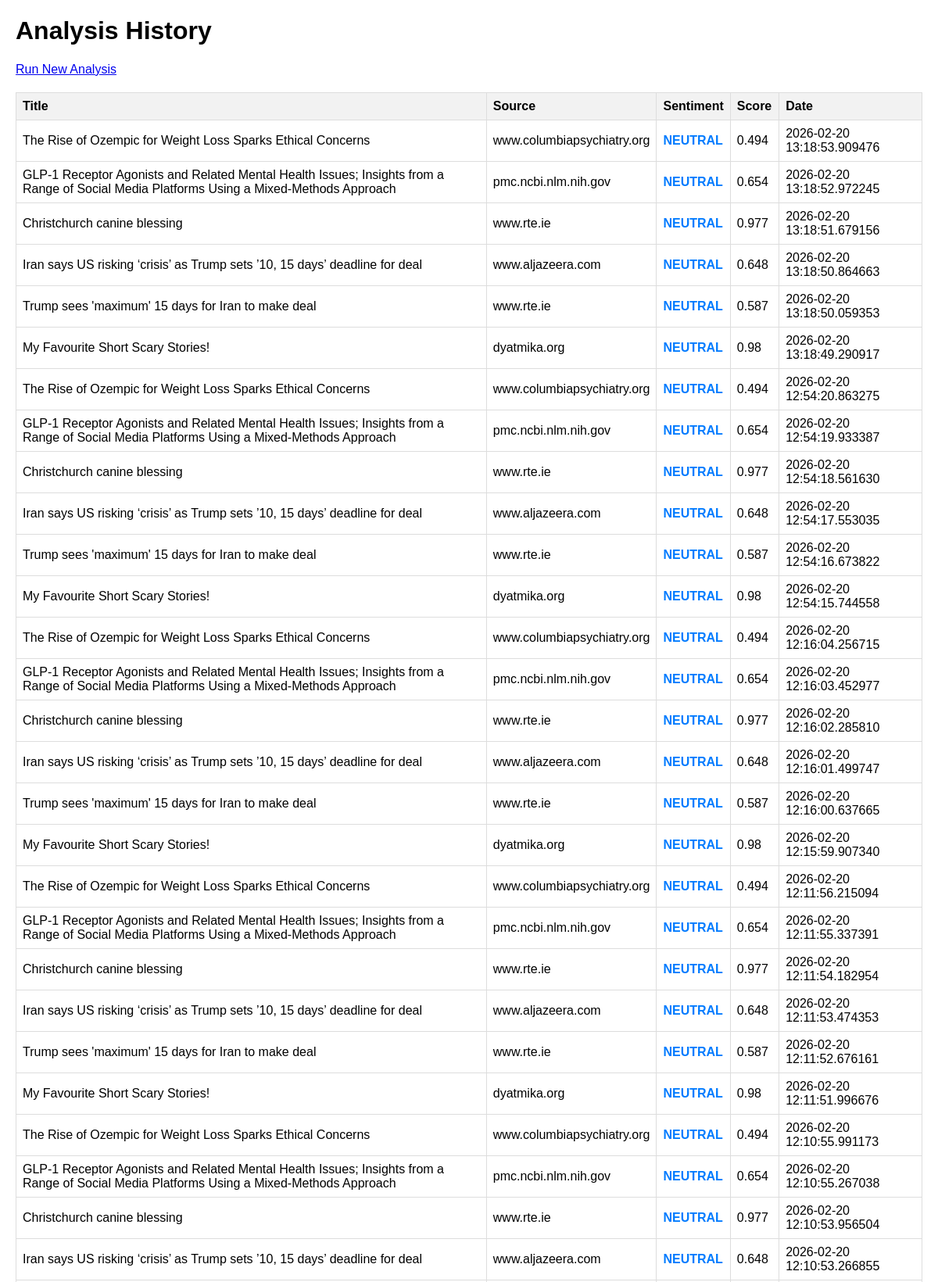
The app's page /history (upper part) with its own data.
### news_demo.py (models this page shows)
class AnalysisResult(db.Model):
    id = db.Column(db.Integer, primary_key=True)
    article_id = db.Column(db.Integer, db.ForeignKey("article.id"), nullable=False)
    sentiment_label = db.Column(db.String(20))
    sentiment_score = db.Column(db.Float)
    created_at = db.Column(db.DateTime, default=datetime.utcnow)
    article = db.relationship("Article", backref=db.backref("analyses", lazy=True))

class Article(db.Model):
    id = db.Column(db.Integer, primary_key=True)
    url = db.Column(db.String(500), unique=True, nullable=False)
    title = db.Column(db.String(300))
    source = db.Column(db.String(200))
    text = db.Column(db.Text)
    created_at = db.Column(db.DateTime, default=datetime.utcnow)

### news_demo.py (the view)
@app.route("/history")
def history():
    results = AnalysisResult.query.order_by(
        AnalysisResult.created_at.desc()
    ).all()
    return render_template("history.html", results=results)

### templates/history.html (shortened to what this page needs)
<!DOCTYPE html>
<html lang="en">
<head>
</head>
<body>
    <h1>Analysis History</h1>
    <p><a href="/">Run New Analysis</a></p>
    <table>
        <thead>
            <tr>
                <th>Title</th>
                <th>Source</th>
                <th>Sentiment</th>
                <th>Score</th>
                <th>Date</th>
            </tr>
        </thead>
        <tbody>
        {% for item in results %}
            <tr>
                <td>{{ item.article.title }}</td>
                <td>{{ item.article.source }}</td>
                <td class="{{ item.sentiment_label }}">{{ item.sentiment_label }}</td>
                <td>{{ item.sentiment_score|round(3) }}</td>
                <td>{{ item.created_at }}</td>
            </tr>
        {% endfor %}
        </tbody>
    </table>
</body>
</html>

### templates/history.html (style rules this page uses)
body { font-family: Arial, sans-serif; margin: 20px; }
table { width: 100%; border-collapse: collapse; margin-top: 20px; }
th, td { border: 1px solid #ddd; padding: 8px; text-align: left; }
th { background-color: #f2f2f2; }
.neutral { color: #007bff; font-weight: bold; text-transform: uppercase; }

### records on screen
AnalysisResult: article "The Rise of Ozempic for Weight Loss Sparks Ethical Concerns", article.source "www.columbiapsychiatry.org", sentiment_label "NEUTRAL", sentiment_score "0.494", created_at "2026-02-20 13:18:53.909476"
AnalysisResult: article "GLP-1 Receptor Agonists and Related Mental Health Issues; Insights from a Range of Social Media Platforms Using a Mixed-Methods Approach", article.source "pmc.ncbi.nlm.nih.gov", sentiment_label "NEUTRAL", sentiment_score "0.654", created_at "2026-02-20 13:18:52.972245"
AnalysisResult: article "Christchurch canine blessing", article.source "www.rte.ie", sentiment_label "NEUTRAL", sentiment_score "0.977", created_at "2026-02-20 13:18:51.679156"
AnalysisResult: article "Iran says US risking ‘crisis’ as Trump sets ’10, 15 days’ deadline for deal", article.source "www.aljazeera.com", sentiment_label "NEUTRAL", sentiment_score "0.648", created_at "2026-02-20 13:18:50.864663"
AnalysisResult: article "Trump sees 'maximum' 15 days for Iran to make deal", article.source "www.rte.ie", sentiment_label "NEUTRAL", sentiment_score "0.587", created_at "2026-02-20 13:18:50.059353"
AnalysisResult: article "My Favourite Short Scary Stories!", article.source "dyatmika.org", sentiment_label "NEUTRAL", sentiment_score "0.98", created_at "2026-02-20 13:18:49.290917"
AnalysisResult: article "The Rise of Ozempic for Weight Loss Sparks Ethical Concerns", article.source "www.columbiapsychiatry.org", sentiment_label "NEUTRAL", sentiment_score "0.494", created_at "2026-02-20 12:54:20.863275"
AnalysisResult: article "GLP-1 Receptor Agonists and Related Mental Health Issues; Insights from a Range of Social Media Platforms Using a Mixed-Methods Approach", article.source "pmc.ncbi.nlm.nih.gov", sentiment_label "NEUTRAL", sentiment_score "0.654", created_at "2026-02-20 12:54:19.933387"
AnalysisResult: article "Christchurch canine blessing", article.source "www.rte.ie", sentiment_label "NEUTRAL", sentiment_score "0.977", created_at "2026-02-20 12:54:18.561630"
AnalysisResult: article "Iran says US risking ‘crisis’ as Trump sets ’10, 15 days’ deadline for deal", article.source "www.aljazeera.com", sentiment_label "NEUTRAL", sentiment_score "0.648", created_at "2026-02-20 12:54:17.553035"
AnalysisResult: article "Trump sees 'maximum' 15 days for Iran to make deal", article.source "www.rte.ie", sentiment_label "NEUTRAL", sentiment_score "0.587", created_at "2026-02-20 12:54:16.673822"
AnalysisResult: article "My Favourite Short Scary Stories!", article.source "dyatmika.org", sentiment_label "NEUTRAL", sentiment_score "0.98", created_at "2026-02-20 12:54:15.744558"
AnalysisResult: article "The Rise of Ozempic for Weight Loss Sparks Ethical Concerns", article.source "www.columbiapsychiatry.org", sentiment_label "NEUTRAL", sentiment_score "0.494", created_at "2026-02-20 12:16:04.256715"
AnalysisResult: article "GLP-1 Receptor Agonists and Related Mental Health Issues; Insights from a Range of Social Media Platforms Using a Mixed-Methods Approach", article.source "pmc.ncbi.nlm.nih.gov", sentiment_label "NEUTRAL", sentiment_score "0.654", created_at "2026-02-20 12:16:03.452977"
AnalysisResult: article "Christchurch canine blessing", article.source "www.rte.ie", sentiment_label "NEUTRAL", sentiment_score "0.977", created_at "2026-02-20 12:16:02.285810"
AnalysisResult: article "Iran says US risking ‘crisis’ as Trump sets ’10, 15 days’ deadline for deal", article.source "www.aljazeera.com", sentiment_label "NEUTRAL", sentiment_score "0.648", created_at "2026-02-20 12:16:01.499747"
AnalysisResult: article "Trump sees 'maximum' 15 days for Iran to make deal", article.source "www.rte.ie", sentiment_label "NEUTRAL", sentiment_score "0.587", created_at "2026-02-20 12:16:00.637665"
AnalysisResult: article "My Favourite Short Scary Stories!", article.source "dyatmika.org", sentiment_label "NEUTRAL", sentiment_score "0.98", created_at "2026-02-20 12:15:59.907340"
AnalysisResult: article "The Rise of Ozempic for Weight Loss Sparks Ethical Concerns", article.source "www.columbiapsychiatry.org", sentiment_label "NEUTRAL", sentiment_score "0.494", created_at "2026-02-20 12:11:56.215094"
AnalysisResult: article "GLP-1 Receptor Agonists and Related Mental Health Issues; Insights from a Range of Social Media Platforms Using a Mixed-Methods Approach", article.source "pmc.ncbi.nlm.nih.gov", sentiment_label "NEUTRAL", sentiment_score "0.654", created_at "2026-02-20 12:11:55.337391"
AnalysisResult: article "Christchurch canine blessing", article.source "www.rte.ie", sentiment_label "NEUTRAL", sentiment_score "0.977", created_at "2026-02-20 12:11:54.182954"
AnalysisResult: article "Iran says US risking ‘crisis’ as Trump sets ’10, 15 days’ deadline for deal", article.source "www.aljazeera.com", sentiment_label "NEUTRAL", sentiment_score "0.648", created_at "2026-02-20 12:11:53.474353"
AnalysisResult: article "Trump sees 'maximum' 15 days for Iran to make deal", article.source "www.rte.ie", sentiment_label "NEUTRAL", sentiment_score "0.587", created_at "2026-02-20 12:11:52.676161"
AnalysisResult: article "My Favourite Short Scary Stories!", article.source "dyatmika.org", sentiment_label "NEUTRAL", sentiment_score "0.98", created_at "2026-02-20 12:11:51.996676"
AnalysisResult: article "The Rise of Ozempic for Weight Loss Sparks Ethical Concerns", article.source "www.columbiapsychiatry.org", sentiment_label "NEUTRAL", sentiment_score "0.494", created_at "2026-02-20 12:10:55.991173"
AnalysisResult: article "GLP-1 Receptor Agonists and Related Mental Health Issues; Insights from a Range of Social Media Platforms Using a Mixed-Methods Approach", article.source "pmc.ncbi.nlm.nih.gov", sentiment_label "NEUTRAL", sentiment_score "0.654", created_at "2026-02-20 12:10:55.267038"
AnalysisResult: article "Christchurch canine blessing", article.source "www.rte.ie", sentiment_label "NEUTRAL", sentiment_score "0.977", created_at "2026-02-20 12:10:53.956504"
AnalysisResult: article "Iran says US risking ‘crisis’ as Trump sets ’10, 15 days’ deadline for deal", article.source "www.aljazeera.com", sentiment_label "NEUTRAL", sentiment_score "0.648", created_at "2026-02-20 12:10:53.266855"
